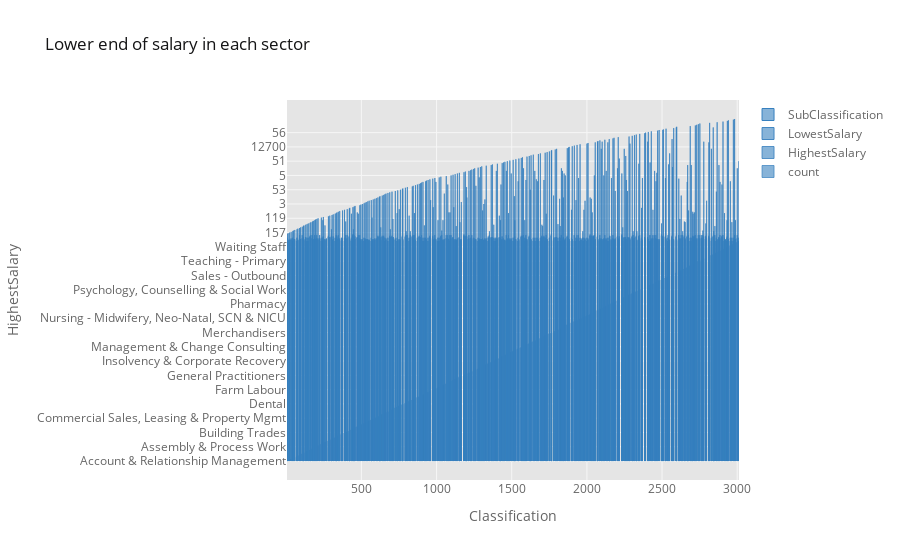
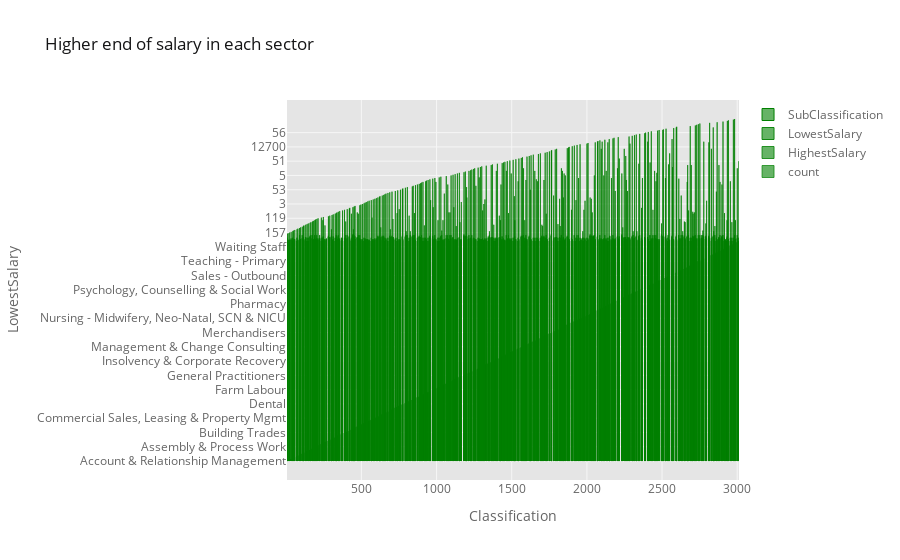

The notebook cell these images were saved under, in order:
### Code cell
sector_salary_max.iplot(kind='bar', color='blue',
                         xTitle='Classification', yTitle='HighestSalary',
                         title='Lower end of salary in each sector')

sector_salary_max.iplot(kind='bar', color='green',
                         xTitle='Classification', yTitle='LowestSalary',
                         title='Higher end of salary in each sector')

### Figure 1 — Plotly figure (JSON) as saved in the notebook; plotly's stock layout.template omitted (floating-point values rounded to 4 significant figures; data arrays with more than 128 entries replaced by an {"elided": "..."} marker saying what was removed)
{"data": [{"marker": {"color": "rgba(55, 128, 191, 0.6)", "line": {"color": "rgba(55, 128, 191, 1.0)", "width": 1}}, "name": "SubClassification", "orientation": "v", "text": "", "type": "bar", "x": {"elided": "339 int values"}, "y": {"elided": "339 str values"}}, {"marker": {"color": "rgba(55, 128, 191, 0.6)", "line": {"color": "rgba(55, 128, 191, 0.8999999999999999)", "width": 1}}, "name": "LowestSalary", "orientation": "v", "text": "", "type": "bar", "x": {"elided": "339 int values"}, "y": {"elided": "339 int values"}}, {"marker": {"color": "rgba(55, 128, 191, 0.6)", "line": {"color": "rgba(55, 128, 191, 0.7999999999999998)", "width": 1}}, "name": "HighestSalary", "orientation": "v", "text": "", "type": "bar", "x": {"elided": "339 int values"}, "y": {"elided": "339 int values"}}, {"marker": {"color": "rgba(55, 128, 191, 0.6)", "line": {"color": "rgba(55, 128, 191, 0.7)", "width": 1}}, "name": "count", "orientation": "v", "text": "", "type": "bar", "x": {"elided": "339 int values"}, "y": {"elided": "339 int values"}}], "layout": {"legend": {"bgcolor": "#FFFFFF", "font": {"color": "#666666"}}, "paper_bgcolor": "#FFFFFF", "plot_bgcolor": "#E5E5E5", "title": {"font": {"color": "#151516"}, "text": "Lower end of salary in each sector"}, "xaxis": {"gridcolor": "#F6F6F6", "showgrid": true, "tickfont": {"color": "#666666"}, "title": {"font": {"color": "#666666"}, "text": "Classification"}, "zerolinecolor": "#F6F6F6"}, "yaxis": {"gridcolor": "#F6F6F6", "showgrid": true, "tickfont": {"color": "#666666"}, "title": {"font": {"color": "#666666"}, "text": "HighestSalary"}, "zerolinecolor": "#F6F6F6"}}}

### Figure 2 — Plotly figure (JSON) as saved in the notebook; plotly's stock layout.template omitted (floating-point values rounded to 4 significant figures; data arrays with more than 128 entries replaced by an {"elided": "..."} marker saying what was removed)
{"data": [{"marker": {"color": "rgba(0, 128, 0, 0.6)", "line": {"color": "rgba(0, 128, 0, 1.0)", "width": 1}}, "name": "SubClassification", "orientation": "v", "text": "", "type": "bar", "x": {"elided": "339 int values"}, "y": {"elided": "339 str values"}}, {"marker": {"color": "rgba(0, 128, 0, 0.6)", "line": {"color": "rgba(0, 128, 0, 0.8999999999999999)", "width": 1}}, "name": "LowestSalary", "orientation": "v", "text": "", "type": "bar", "x": {"elided": "339 int values"}, "y": {"elided": "339 int values"}}, {"marker": {"color": "rgba(0, 128, 0, 0.6)", "line": {"color": "rgba(0, 128, 0, 0.7999999999999998)", "width": 1}}, "name": "HighestSalary", "orientation": "v", "text": "", "type": "bar", "x": {"elided": "339 int values"}, "y": {"elided": "339 int values"}}, {"marker": {"color": "rgba(0, 128, 0, 0.6)", "line": {"color": "rgba(0, 128, 0, 0.7)", "width": 1}}, "name": "count", "orientation": "v", "text": "", "type": "bar", "x": {"elided": "339 int values"}, "y": {"elided": "339 int values"}}], "layout": {"legend": {"bgcolor": "#FFFFFF", "font": {"color": "#666666"}}, "paper_bgcolor": "#FFFFFF", "plot_bgcolor": "#E5E5E5", "title": {"font": {"color": "#151516"}, "text": "Higher end of salary in each sector"}, "xaxis": {"gridcolor": "#F6F6F6", "showgrid": true, "tickfont": {"color": "#666666"}, "title": {"font": {"color": "#666666"}, "text": "Classification"}, "zerolinecolor": "#F6F6F6"}, "yaxis": {"gridcolor": "#F6F6F6", "showgrid": true, "tickfont": {"color": "#666666"}, "title": {"font": {"color": "#666666"}, "text": "LowestSalary"}, "zerolinecolor": "#F6F6F6"}}}
